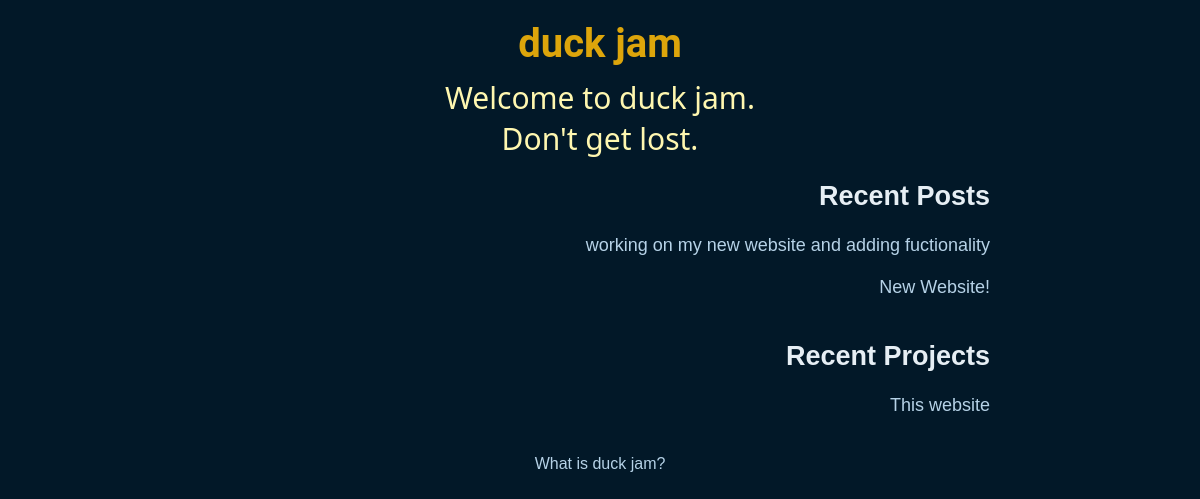
The app's page /, older data.
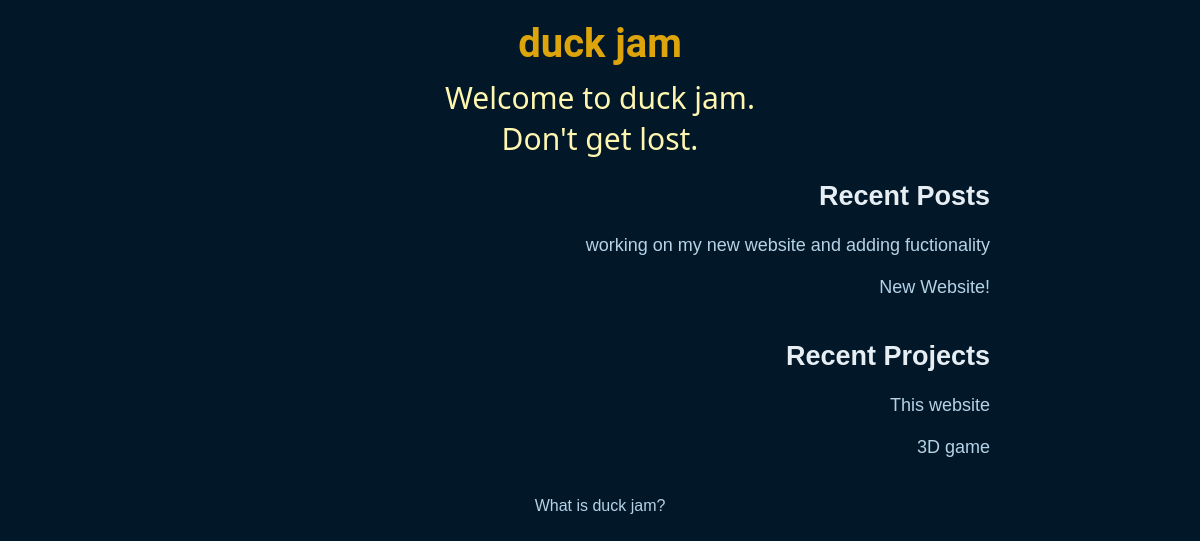
The same page, newer data.
### dave/models.py (models this page shows, shortened)
class Post(models.Model):
    title = models.CharField(max_length=NAME_MAX_LENGTH, unique=True)
    date = models.DateTimeField("date published")
    text = models.TextField()
    image = models.ManyToManyField(Image)
    project = models.ForeignKey(Project, on_delete=models.SET_NULL, null=True)
    visible = models.BooleanField(default=True)
    slug = models.SlugField(unique=True)

class Project(models.Model):
    title = models.CharField(max_length=NAME_MAX_LENGTH, unique=True)
    date = models.DateField("date started", null=True)
    description = models.TextField()
    slug = models.SlugField(unique=True)

### dave/views.py (the view)
# urls.py: path("", views.index, name="index"),
def index(request):
    post_list = Post.objects.order_by('-date')[:5]
    project_list = Project.objects.order_by('-date')[:5]
    context_dict = {
        'posts':post_list,
        'projects':project_list,
    }
    response = render(request, "index.html", context= context_dict)
    return response

### templates/index.html (shortened to what this page needs)
{% extends 'base.html' %}
{% load static %}
{% block body_block %}
<div class="subtitle">
    Welcome to duck jam.
    <br>
    Don't get lost.
</div>
<div class="list">
    <h2>Recent Posts</h2>
    {% if posts %}
    <ul>
    {% for post in posts %}
        <li>
            <a href="{% url 'post' post.pk  %}">{{post.title}}</a>
        </li>
        <br>
    {% endfor %}
    </ul>
    {% else %}
    <strong>There are no posts present.</strong>
    {%endif%}
</div>
<div class="list">
    <h2>Recent Projects</h2>
    {% if projects %}
    <ul>
    {% for project in projects %}
        <li>
            <a href="{% url 'project' project.slug  %}">{{project.title}}</a>
        </li>
        <br>
    {% endfor %}
    </ul>
    {% else %}
    <strong>There are no projects present.</strong>
    {%endif%}
</div>
{% endblock %}

Row changes from the older to the newer data that the page shows:
added Project: title "3D game"
